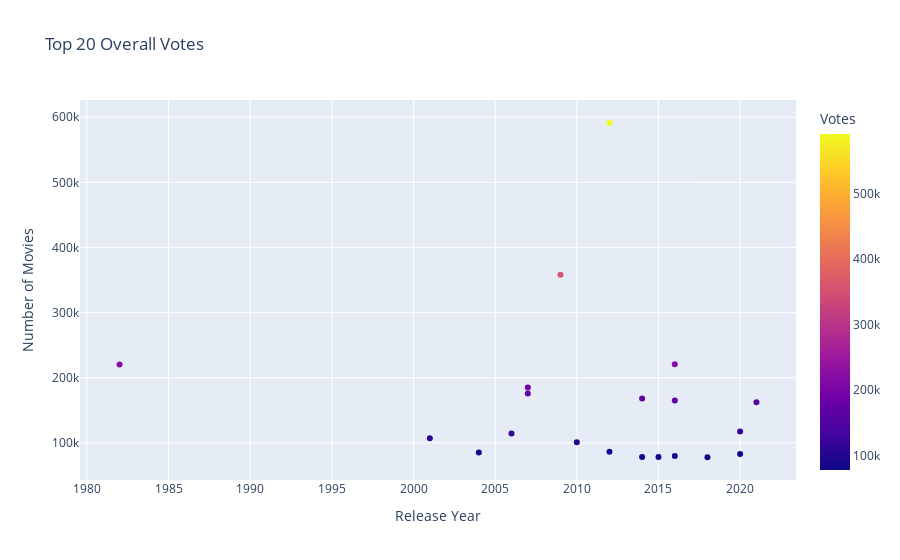

Here is the notebook cell this chart was saved with:
### Code cell
overall_top_10_ratings = movie_df.nlargest(20, 'Votes')
fig = px.scatter(overall_top_10_ratings, x='Year', y='Votes',
    title='Top 20 Overall Votes ', color = 'Votes',
    labels={'Rating': 'Movie Votes', 'Year': 'Release Year'},

) 
fig.update_layout(
    xaxis_title='Release Year',
    yaxis_title='Number of Movies',
    legend_title_text='Votes',
    showlegend=True,
    bargap=0.05,             
)

# Show the plot
fig.show()

### Figure 1 — Plotly figure (JSON) as saved in the notebook; plotly's stock layout.template omitted (floating-point values rounded to 4 significant figures)
{"data": [{"hovertemplate": "Release Year=%{x}<br>Votes=%{marker.color}<extra></extra>", "legendgroup": "", "marker": {"color": [591417, 357889, 220526, 220118, 185127, 175810, 168150, 165074, 162455, 117377, 114446, 107234, 101014, 86355, 85340, 83029, 79642, 78448, 78340, 77901], "coloraxis": "coloraxis", "symbol": "circle"}, "mode": "markers", "name": "", "orientation": "v", "showlegend": false, "type": "scatter", "x": [2012, 2009, 2016, 1982, 2007, 2007, 2014, 2016, 2021, 2020, 2006, 2001, 2010, 2012, 2004, 2020, 2016, 2015, 2014, 2018], "xaxis": "x", "y": [591417, 357889, 220526, 220118, 185127, 175810, 168150, 165074, 162455, 117377, 114446, 107234, 101014, 86355, 85340, 83029, 79642, 78448, 78340, 77901], "yaxis": "y"}], "layout": {"bargap": 0.05, "coloraxis": {"colorbar": {"title": {"text": "Votes"}}, "colorscale": [[0, "#0d0887"], [0.1111, "#46039f"], [0.2222, "#7201a8"], [0.3333, "#9c179e"], [0.4444, "#bd3786"], [0.5556, "#d8576b"], [0.6667, "#ed7953"], [0.7778, "#fb9f3a"], [0.8889, "#fdca26"], [1, "#f0f921"]]}, "legend": {"title": {"text": "Votes"}, "tracegroupgap": 0}, "showlegend": true, "title": {"text": "Top 20 Overall Votes "}, "xaxis": {"anchor": "y", "domain": [0, 1], "title": {"text": "Release Year"}}, "yaxis": {"anchor": "x", "domain": [0, 1], "title": {"text": "Number of Movies"}}}}
